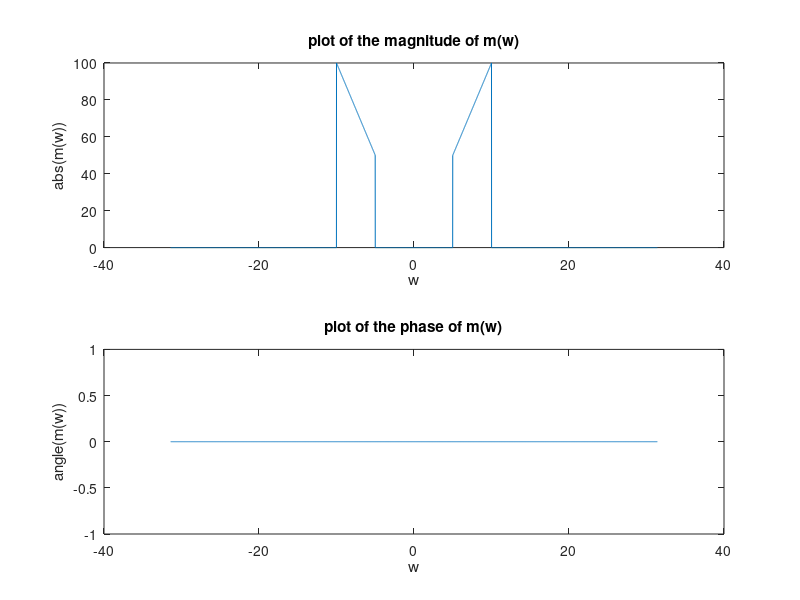
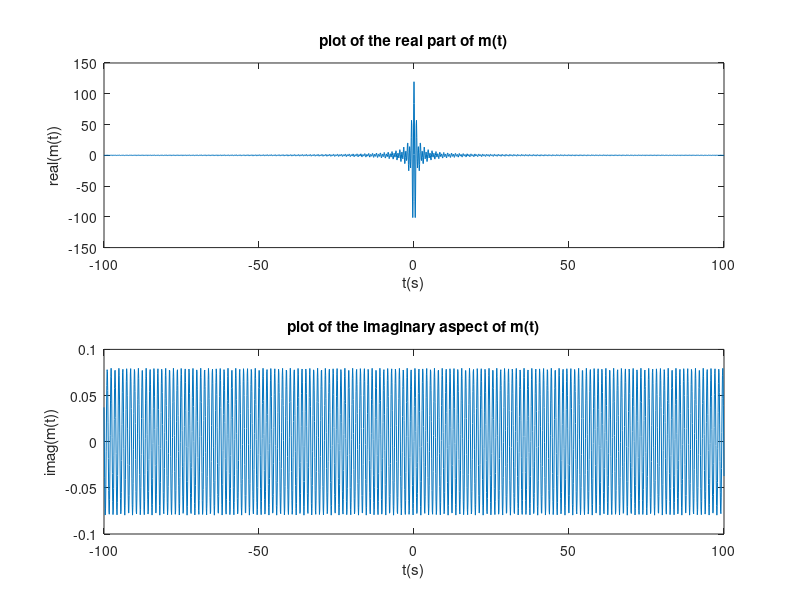

Recreate these plots in MATLAB, in order.
%lab5 problem 2: When the signal g(t)goes through a filter h(t) where 
%the frequency domain definition of the filter is:H(ω)=5ω,ω≤200,
%elsewhere⎧⎨⎪⎩⎪,theresults in a time domain output signal:m(t).
%(a)Using convolution theorem, calculate the frequency domain 
%output signal M(ω).Plot the magnitude and phase of M(ω)in a2x1 
%subplot for the intervalω=-31.4:0.01:31.4.(b)Evaluate m(t)using the 
%definition of Inverse Fourier Transformation. 
%Plot Re(m(t))and Im(m(t))in a 2x1 subplot for the interval t=-100:0.1:100.
clear
close all
w= -31.4 : 0.01 : 31.4;
%part a
hw = (5 .* abs(w)) .* (abs(w) <= 20);
gw  =  2 .* (abs(w)>=5 & abs(w)<=10); 
% since g(t) goes through the filter h(t) we can use the convolution 
%theorem 
mw = hw .* gw;
figure(1)
subplot(2,1,1);
plot(w, abs(mw))
title('plot of the magnitude of m(w)')
xlabel('w')
ylabel('abs(m(w))')
subplot(2,1,2);
plot(w, angle(mw))
title('plot of the phase of m(w)')
xlabel('w')
ylabel('angle(m(w))')
%part b
t = -100:0.1:100;
i = 0;
for st = -100:0.1:100
    i = i + 1;
    mt(i) = (1 / (2 * pi)) .* trapz(w, mw .* exp(j .* w .* st));
end
figure(2)
subplot(2,1,1);
plot(t, real(mt))
title('plot of the real part of m(t)')
xlabel('t(s)')
ylabel('real(m(t))')
subplot(2,1,2);
plot(t, imag(mt))
title('plot of the imaginary aspect of m(t)')
xlabel('t(s)')
ylabel('imag(m(t))')